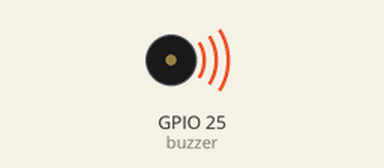
Simulated run of this program. Board: ESP32 board running MicroPython. On the bench: buzzer (waves = sounding). At 0.5 s the program stops and its outputs stay as they are.

Above: at 0.1 s.
At 0.6 s:
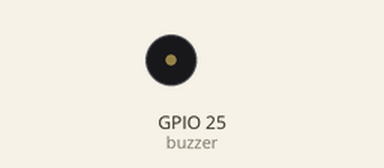
Timing chart, 0 to 2.0 s (numbered marks = the images above):
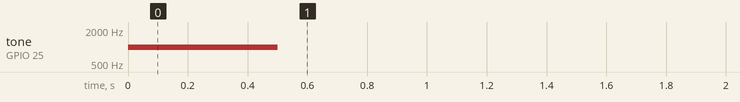

The program:

buzzer.py
```python
from machine import Pin, PWM
import time

buzzer = PWM(Pin(25))  # GPIO 25
buzzer.freq(1000)      # set frequency to 1 kHz
buzzer.duty(512)       # duty cycle (0–1023); 512 ≈ 50%
time.sleep(0.5)        # beep for 0.5 seconds
buzzer.deinit()        # turn it off
```

Measured:
- by itself, tone on GPIO 25 (buzzer): silent → 1000 Hz at 0.00 s, → silent 0.50 s later
